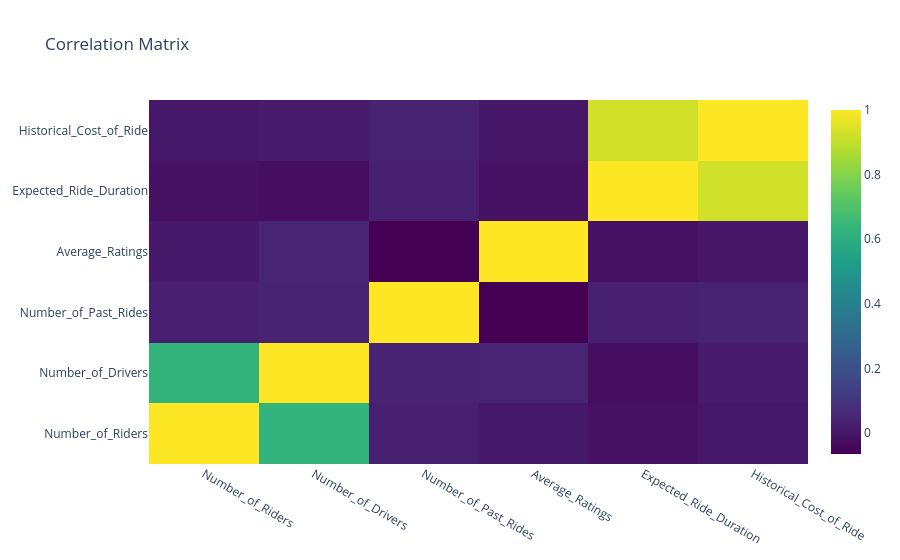

Write notebook code for a chart like this one.
### Code cell
# Change this line:
corr_matrix = data.corr(numeric_only=True)

# The rest of your code remains the same
fig = go.Figure(data=go.Heatmap(z=corr_matrix.values, 
                                x=corr_matrix.columns, 
                                y=corr_matrix.columns,
                                colorscale='Viridis'))
fig.update_layout(title='Correlation Matrix')
fig.show()

### Figure 1 — Plotly figure (JSON) as saved in the notebook; plotly's stock layout.template omitted (floating-point values rounded to 4 significant figures)
{"data": [{"colorscale": [[0, "#440154"], [0.1111, "#482878"], [0.2222, "#3e4989"], [0.3333, "#31688e"], [0.4444, "#26828e"], [0.5556, "#1f9e89"], [0.6667, "#35b779"], [0.7778, "#6ece58"], [0.8889, "#b5de2b"], [1, "#fde725"]], "type": "heatmap", "x": ["Number_of_Riders", "Number_of_Drivers", "Number_of_Past_Rides", "Average_Ratings", "Expected_Ride_Duration", "Historical_Cost_of_Ride"], "y": ["Number_of_Riders", "Number_of_Drivers", "Number_of_Past_Rides", "Average_Ratings", "Expected_Ride_Duration", "Historical_Cost_of_Ride"], "z": [[1.0, 0.627, 0.02927, 0.008572, -0.01586, 0.005826], [0.627, 1.0, 0.03966, 0.0412, -0.02442, 0.01708], [0.02927, 0.03966, 1.0, -0.06473, 0.03068, 0.03586], [0.008572, 0.0412, -0.06473, 1.0, -0.01697, -0.001063], [-0.01586, -0.02442, 0.03068, -0.01697, 1.0, 0.9275], [0.005826, 0.01708, 0.03586, -0.001063, 0.9275, 1.0]]}], "layout": {"title": {"text": "Correlation Matrix"}}}
